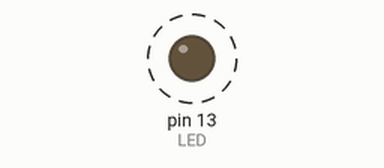
This program was run on a simulated Arduino Mega 2560, built with avr-gcc and run on an emulated ATmega2560. Shown: output pins drawn as LEDs (lit = HIGH). Dashed ring = blinking.

Above: at 1.3 s.
Timing chart, 0 to 5.8 s (numbered marks = the images above):
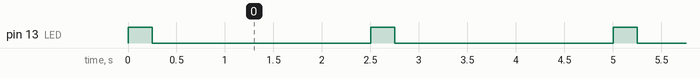

Measured:
- by itself, pin 13 (LED): alternates HIGH for 0.25 s and LOW for 2.3 s

The program:

main.cpp
```cpp
///////////////////////////////////////////////////////////////////////////////
//
// Comunicação entre um arduino principal
// e vários arduinos secundários
//
// Codigo para arduino PRINCIPAL
// Arduino MEGA2560
//
///////////////////////////////////////////////////////////////////////////////

#include <Arduino.h> // necessário para o platform.io

String comando = "";

#define LED (LED_BUILTIN) // pino 13 no arduino MEGA
#define DT (250)

///////////////////////////////////////////////////////////////////////////////
// funções devem ser declaradas antes de ser chamadas
///////////////////////////////////////////////////////////////////////////////

void cmd(int Servo_ID, int Power)
{
  comando = "/" + String(Servo_ID) + "." + String(Power) + ";";
  Serial1.print(comando);
}

///////////////////////////////////////////////////////////////////////////////
void setup()
{
  Serial1.begin(4800); // hardware Serial1 no MEGA: pinos 18 (TX1) e 19 (RX1)
  pinMode(LED, OUTPUT);
} // setup()

void loop()
{
  digitalWrite(LED, HIGH);
  delay(DT);
  digitalWrite(LED, LOW);
  delay(DT);

  cmd(1,1);
  delay(DT);
  cmd(1,0);
  delay(DT);

  cmd(2,1);
  delay(DT);
  cmd(2,0);
  delay(DT);

  cmd(3,1);
  delay(DT);
  cmd(3,0);
  delay(DT);

  cmd(4,1);
  delay(DT);
  cmd(4,0);
  delay(DT);
} // loop()

// TODO: será que o arduino envia o dado da serial imediatamente ou aguarda encher o buffer?
```
